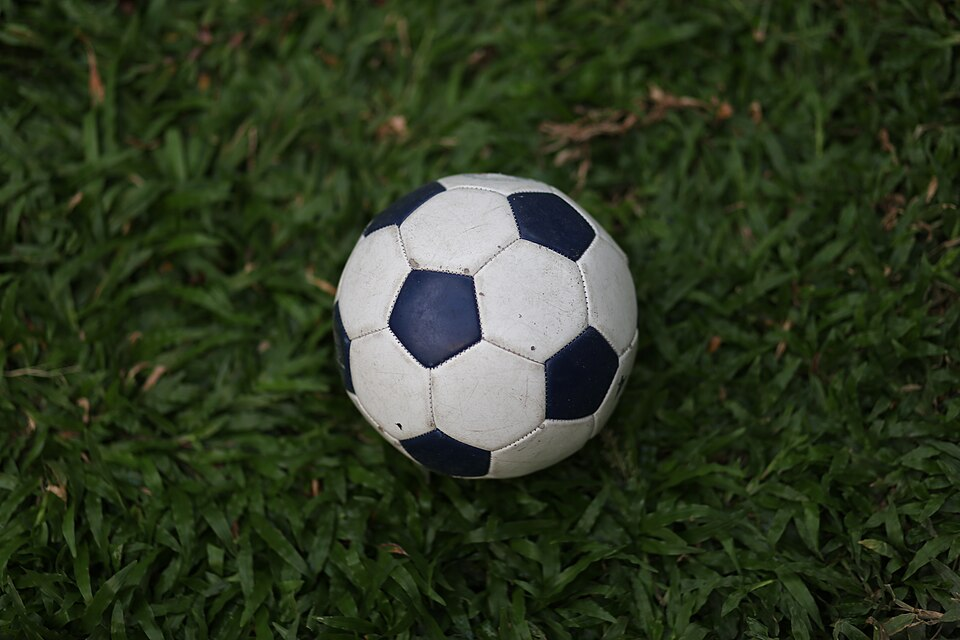
#> input picture projects/02_word_book_en/assets/photos/ball.jpg, 960 x 640 px
$ python make_book.py ../assets/photos out
#> lines starting #> are read from the running program, lines starting #| are printed output that depends on the picture
#!/usr/bin/env python3
"""Build a word-book content folder for the SD card.

    python3 tools/make_book.py ~/Pictures/wordbook  /Volumes/SDCARD/book
    python3 tools/make_book.py --demo               /Volumes/SDCARD/book

Input: a folder of photos named after the word — dog.jpg, cat.png, mama.jpeg —
and optionally a recording per word saying it — dog.wav, dog.m4a, dog.aiff.
The filename stem *is* the word; case does not matter.

Output, in the layout the firmware reads:

    book/
      words.json      one entry per word: text, and which files exist
      dog.rgb565      368x448, 16-bit RGB565 little-endian, 329,728 bytes, no header
      dog.wav         16 kHz, mono, 16-bit PCM
      ...

Photos are scaled to fit 368x448 with tinted bands, exactly as the board does it. Recordings are resampled with
macOS afconvert if present, otherwise must already be 16 kHz mono 16-bit WAV.

--demo generates three placeholder cards (DOG, CAT, BALL) so the SD path can be
verified before any real photos exist.
"""
import argparse
import json
import shutil
import struct
import subprocess
import sys
import wave
from pathlib import Path

from PIL import Image, ImageDraw, ImageFont

W, H = 368, 448
PHOTO_EXT = {".jpg", ".jpeg", ".png", ".bmp", ".tif", ".tiff", ".webp"}
AUDIO_EXT = {".wav", ".m4a", ".aiff", ".aif", ".mp3", ".caf"}


def to_rgb565(img: Image.Image) -> bytes:
    """Scale to fit 368x448 with the whole photo visible, bands in the photo's own average
    colour at 35% brightness, packed as little-endian RGB565. Same result as the board's
    components/amoled_photo, so a pre-converted card and an on-device decode look alike."""
    img = img.convert("RGB")
#> img is the input picture: PIL image 960x640 RGB; mean R, G, B 45.1, 55.7, 33.4
    dw, dh = W, round(img.height * W / img.width)
#> dw = 368; dh = 245
    if dh > H:
        dh, dw = H, round(img.width * H / img.height)
    inner = img.resize((dw, dh), Image.BOX)
    r, g, b = (int(c * 0.35) for c in inner.resize((1, 1), Image.BOX).getpixel((0, 0)))
#> r = 15; g = 19; b = 11
    card = Image.new("RGB", (W, H), (r, g, b))
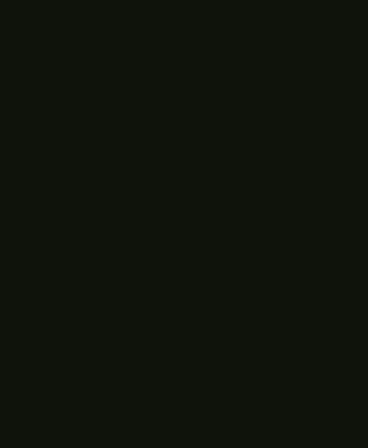
#> card: PIL image 368x448 RGB; mean R, G, B 15, 19, 11
    card.paste(inner, ((W - dw) // 2, (H - dh) // 2))
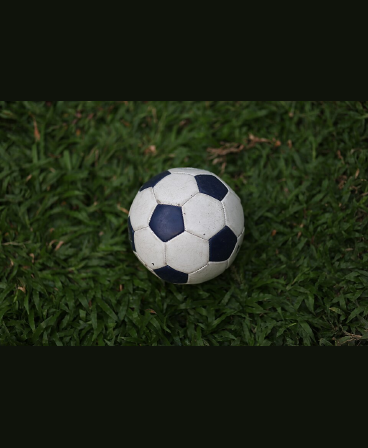
#> card: PIL image 368x448 RGB; mean R, G, B 31.6, 39.2, 23.4

    out = bytearray(W * H * 2)
    i = 0
    px = card.get_flattened_data() if hasattr(card, "get_flattened_data") else card.getdata()
    for r, g, b in px:
        v = ((r & 0xF8) << 8) | ((g & 0xFC) << 3) | (b >> 3)
        out[i] = v & 0xFF
        out[i + 1] = v >> 8
        i += 2
#> this loop made 164864 passes
#> i on passes 1 to 3: 2, 4, 6
#> after the loop, i = 329728
    return bytes(out)


def convert_audio(src: Path, dst: Path) -> bool:
    if src.suffix.lower() == ".wav":
        with wave.open(str(src)) as w:
            if w.getframerate() == 16000 and w.getnchannels() == 1 and w.getsampwidth() == 2:
                shutil.copyfile(src, dst)
                return True
    if shutil.which("afconvert"):
        subprocess.run(["afconvert", "-f", "WAVE", "-d", "LEI16@16000", "-c", "1", str(src), str(dst)],
                       check=True, capture_output=True)
        return True
    print(f"  ! {src.name}: not 16 kHz mono 16-bit WAV and afconvert is not available; skipped", file=sys.stderr)
    return False


def demo_card(word: str, color: tuple) -> Image.Image:
    img = Image.new("RGB", (W, H), color)
    d = ImageDraw.Draw(img)
    try:
        font = ImageFont.truetype("/System/Library/Fonts/Helvetica.ttc", 96)
    except OSError:
        font = ImageFont.load_default()
    bbox = d.textbbox((0, 0), word, font=font)
    tw, th = bbox[2] - bbox[0], bbox[3] - bbox[1]
    d.text(((W - tw) / 2 - bbox[0], (H - th) / 2 - bbox[1]), word, fill="white", font=font)
    d.text((16, H - 40), "demo card", fill=(255, 255, 255, 128), font=ImageFont.load_default())
    return img


def main() -> int:
    ap = argparse.ArgumentParser(description=__doc__, formatter_class=argparse.RawDescriptionHelpFormatter)
    ap.add_argument("src", nargs="?", help="folder of photos (and optional recordings)")
    ap.add_argument("dst", help="output folder, e.g. /Volumes/SDCARD/book")
    ap.add_argument("--demo", action="store_true", help="generate placeholder cards instead of reading src")
    args = ap.parse_args()

    dst = Path(args.dst)
    dst.mkdir(parents=True, exist_ok=True)
    words = {}

    if args.demo:
        for word, color in [("DOG", (180, 80, 40)), ("CAT", (60, 120, 180)), ("BALL", (200, 40, 90))]:
            (dst / f"{word.lower()}.rgb565").write_bytes(to_rgb565(demo_card(word, color)))
            words[word] = {"photo": f"{word.lower()}.rgb565"}
            print(f"  {word:8s} demo card")
    else:
        if not args.src:
            ap.error("src is required unless --demo")
        src = Path(args.src)
        for p in sorted(src.iterdir()):
            stem, ext = p.stem.strip().upper(), p.suffix.lower()
            if not stem or stem.startswith(".") or ext not in PHOTO_EXT | AUDIO_EXT:
                continue  # credits, notes, dotfiles: not words
            entry = words.setdefault(stem, {})
            if ext in PHOTO_EXT:
                (dst / f"{stem.lower()}.rgb565").write_bytes(to_rgb565(Image.open(p)))
                entry["photo"] = f"{stem.lower()}.rgb565"
                print(f"  {stem:8s} photo  <- {p.name}")
            elif ext in AUDIO_EXT:
                if convert_audio(p, dst / f"{stem.lower()}.wav"):
                    entry["prompt"] = f"{stem.lower()}.wav"
                    print(f"  {stem:8s} prompt <- {p.name}")
#> pass 2 of the loop in main, `for p in sorted(src.iterdir()):`:
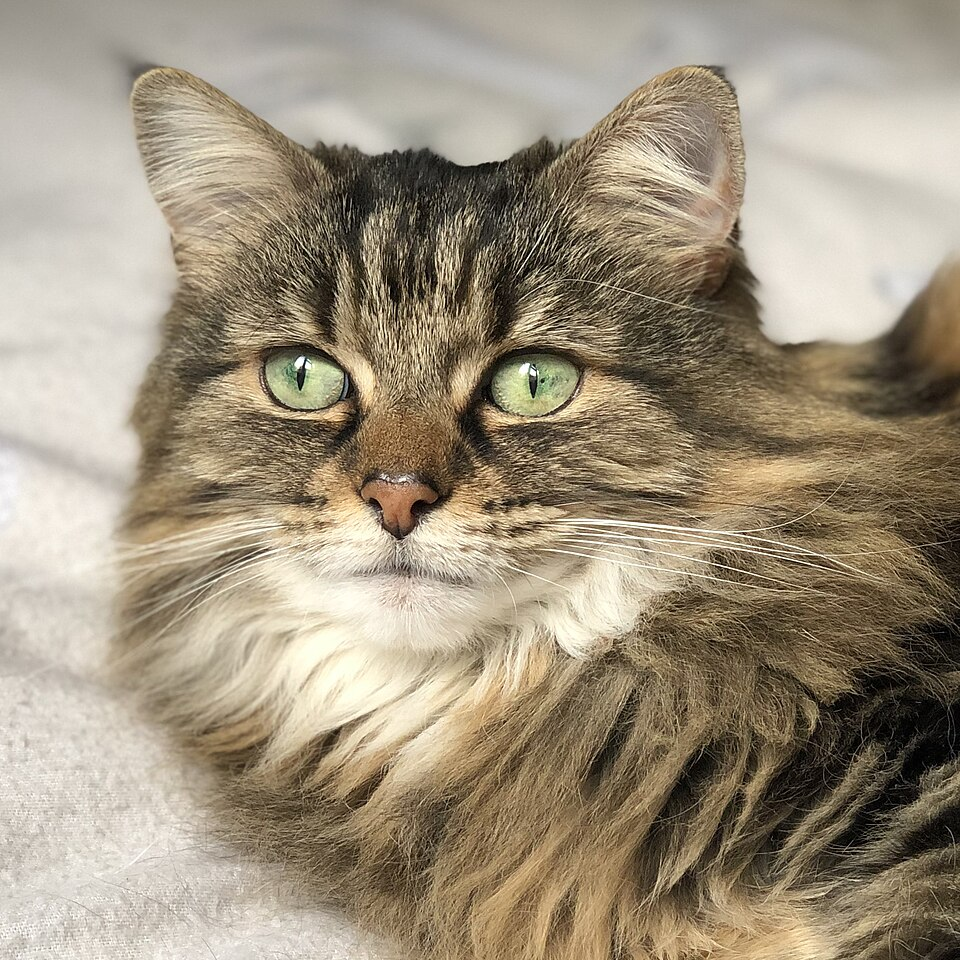
#> input picture projects/02_word_book_en/assets/photos/cat.jpg, 960 x 960 px
#> in to_rgb565, img is the input picture: PIL image 960x960 RGB; mean R, G, B 158.4, 146.3, 125.9
#> inner: PIL image 368x368 RGB
#> in to_rgb565 (call 2), `r, g, b = (int(c * 0.35) for c in inner.resize((1, 1), Image.BOX).getp..`: r = 55; g = 51; b = 44
#> in to_rgb565 (call 2), `card = Image.new("RGB", (W, H), (r, g, b))`:
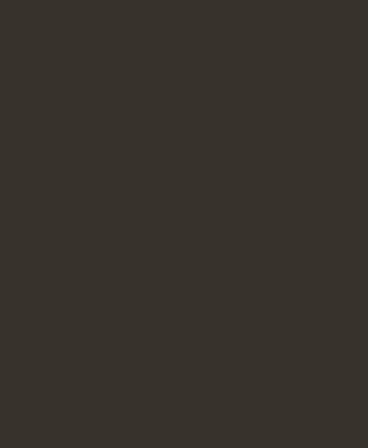
#> card: PIL image 368x448 RGB; mean R, G, B 55, 51, 44
#> in to_rgb565 (call 2), `card.paste(inner, ((W - dw) // 2, (H - dh) // 2))`:
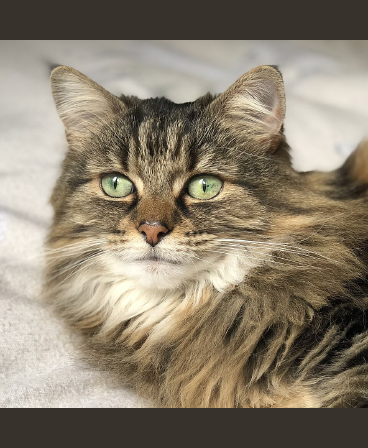
#> card: PIL image 368x448 RGB; mean R, G, B 140.1, 129.4, 111.5
#> the loop in to_rgb565 (call 2), `for r, g, b in px:` made 164864 passes
#> after the loop in to_rgb565 (call 2), `for r, g, b in px:`: i = 329728
#> pass 3 of the loop in main, `for p in sorted(src.iterdir()):`:
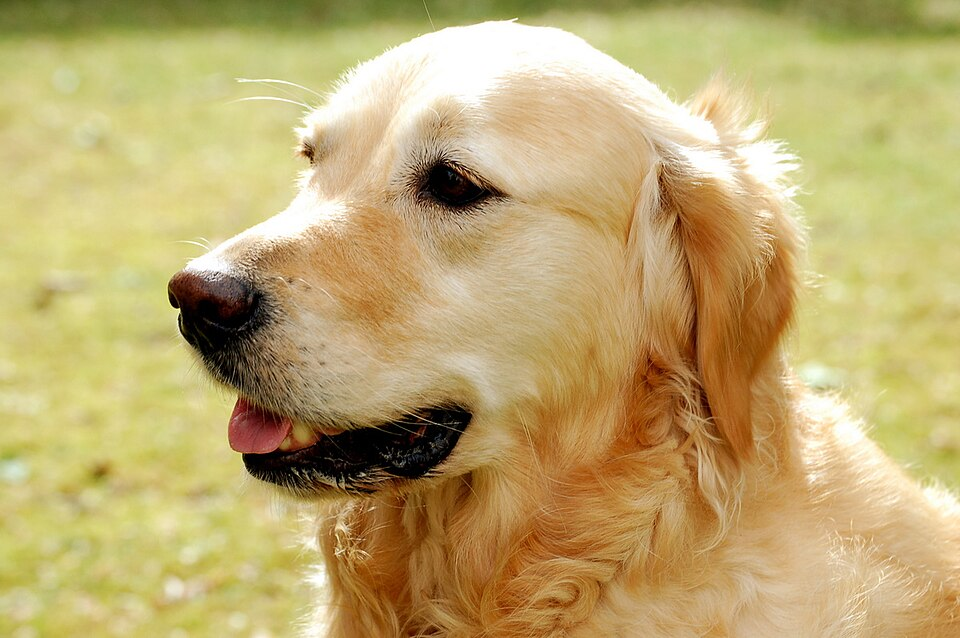
#> input picture projects/02_word_book_en/assets/photos/dog.jpg, 960 x 638 px
#> in to_rgb565, img is the input picture: PIL image 960x638 RGB; mean R, G, B 190.4, 169.8, 112.6
#> inner: PIL image 368x245 RGB
#> in to_rgb565 (call 3), `r, g, b = (int(c * 0.35) for c in inner.resize((1, 1), Image.BOX).getp..`: r = 66; g = 59; b = 39
#> in to_rgb565 (call 3), `card = Image.new("RGB", (W, H), (r, g, b))`:
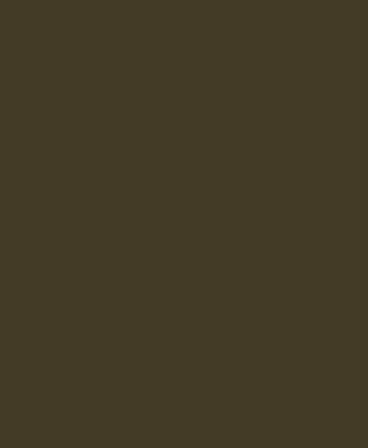
#> card: PIL image 368x448 RGB; mean R, G, B 66, 59, 39
#> in to_rgb565 (call 3), `card.paste(inner, ((W - dw) // 2, (H - dh) // 2))`:
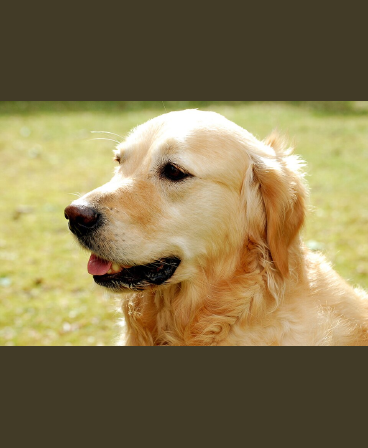
#> card: PIL image 368x448 RGB; mean R, G, B 134.1, 119.7, 79.4
#> the loop in to_rgb565 (call 3), `for r, g, b in px:` made 164864 passes
#> after the loop in to_rgb565 (call 3), `for r, g, b in px:`: i = 329728

    manifest = {
        "format": 1,
        "photo": {"width": W, "height": H, "pixel": "rgb565le"},
        "audio": {"rate": 16000, "channels": 1, "bits": 16},
        "words": [{"text": w, **files} for w, files in sorted(words.items())],
    }
    (dst / "words.json").write_text(json.dumps(manifest, indent=2) + "\n")
    print(f"wrote {dst / 'words.json'}: {len(words)} words")
    return 0


if __name__ == "__main__":
    raise SystemExit(main())
#> (the program exits here)
